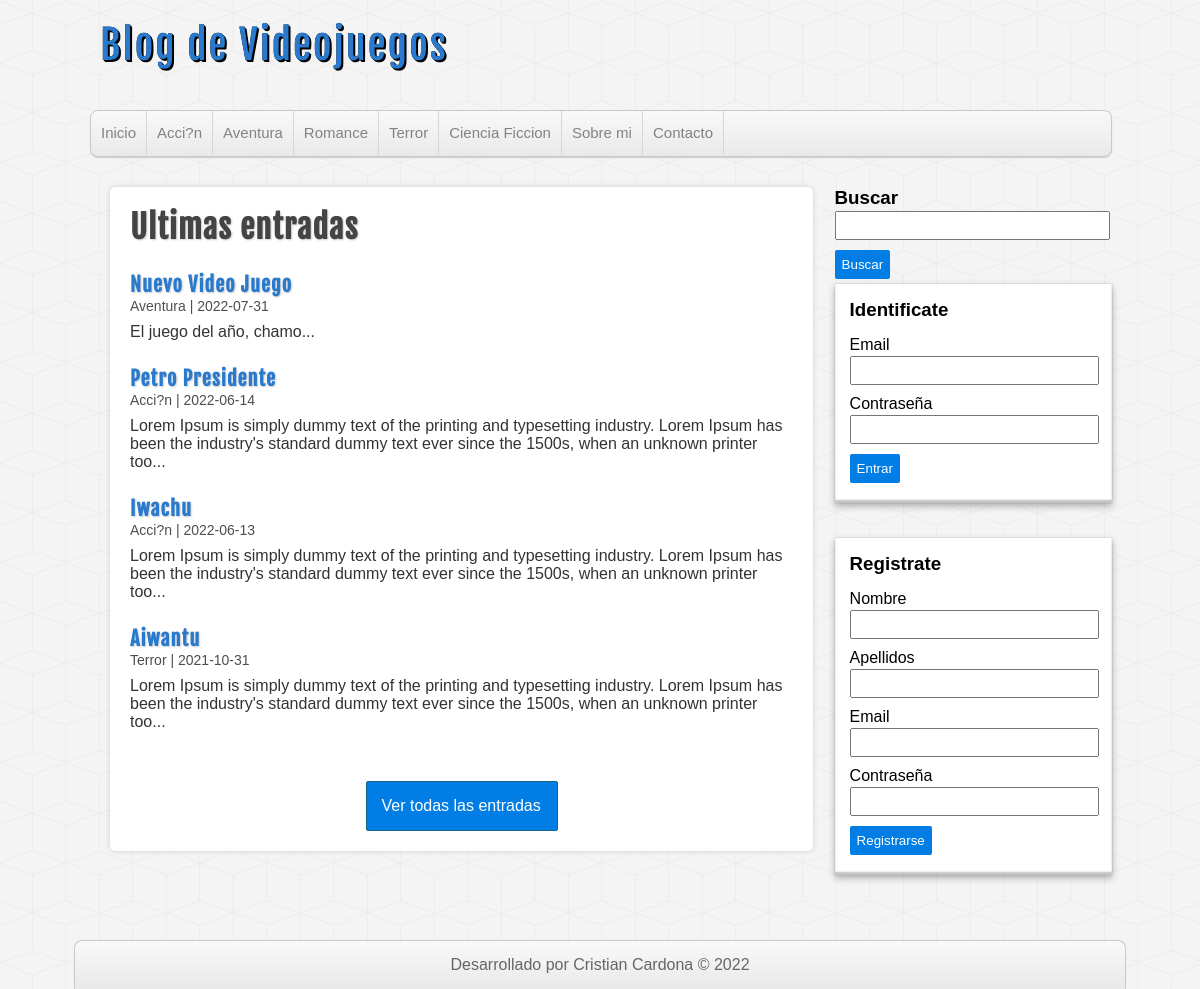
The page / on the database its author committed.
### tables this page shows
CREATE TABLE `categorias` (
  `id` int(11) NOT NULL,
  `nombre` varchar(100) DEFAULT NULL
);

CREATE TABLE `entradas` (
  `id` int(11) NOT NULL,
  `usuario_id` int(11) NOT NULL,
  `categoria_id` int(11) NOT NULL,
  `titulo` varchar(255) NOT NULL,
  `descripcion` mediumtext DEFAULT NULL,
  `fecha` date NOT NULL
);

### includes/helpers.php (called while the page is built, shortened)
<?php
    function conseguirCategorias($conexion){
        $sql = "SELECT * FROM categorias ORDER BY id ASC";
        $categorias = mysqli_query($conexion,$sql);
        $resultado = array();
        if($categorias && mysqli_num_rows($categorias) >= 1){
            $resultado = $categorias;
        }
        return $resultado;
    }
    function conseguirEntradas($conexion, $limit = false, $categoria = null, $busqueda = null){
        $sql = "SELECT en.*, ca.nombre as 'categoria' FROM entradas en ".
        "INNER JOIN categorias ca ON en.categoria_id = ca.id ";
        $sql .= " ORDER BY en.id DESC ";
        if($limit){
            $sql .= " LIMIT 4 ";
        }
        $entradas = mysqli_query($conexion, $sql);
        $resultado = array();
        if($entradas && mysqli_num_rows($entradas) >= 1){
            $resultado = $entradas;
        }
        return $resultado;
    }

### index.php (the view)
<?php require_once 'includes/cabecera.php'; ?>
    <div id="contenedor">
    <?php require_once 'includes/lateral.php'; ?>
        <div id="principal">
            <h1>Ultimas entradas</h1>
            <?php
                $entradas = conseguirEntradas($conexion, true);
                if(!empty($entradas)):
                    while($entrada = mysqli_fetch_assoc($entradas)):
            ?>
                        <article class="entrada">
                            <a href="entrada.php?id=<?=$entrada['id']?>">
                                <h2><?=$entrada['titulo'];?></h2>
                                <span class="fecha"><?=$entrada['categoria']." | ".$entrada['fecha'] ?></span>
                                <p><?=substr($entrada['descripcion'], 0, 180)."...";?></p>
                            </a>
                        </article>
            <?php
                    endwhile;
                endif;
            ?>
            <div id="ver-todas">
                <a href="entradas.php">Ver todas las entradas</a>
            </div>
        </div>
    <?php require_once 'includes/pie.php'; ?>
</body>
</html>

### includes/cabecera.php (shortened to what this page needs)
<?php require_once 'includes/conexion.php'; ?>
<?php require_once 'includes/helpers.php'; ?>
<!DOCTYPE html>
<html lang="es">
<head>
    <link rel="stylesheet" href="assets/css/style.css">
</head>
<body>
    <header id="cabecera">
        <div id="logo">
            <a href="index.php">
                Blog de Videojuegos
            </a>
        </div>
        <nav id="menu">
            <ul>
                <li><a href="index.php">Inicio</a></li>
                <?php
                    $categorias = conseguirCategorias($conexion);
                    if(!empty($categorias)):
                        while($categoria = mysqli_fetch_assoc($categorias)):
                ?>
                            <li>
                                <a href="categoria.php?id=<?=$categoria['id']?>"><?=$categoria['nombre']?></a>
                            </li>
                <?php
                        endwhile;
                    endif;
                ?>
                <li><a href="index.php">Sobre mi</a></li>
                <li><a href="index.php">Contacto</a></li>
            </ul>
        </nav>
    </header>

### includes/lateral.php (shortened to what this page needs)
<aside id="sidebar">
            <div class="buscador" class="bloque">
                <h3>Buscar</h3>
                <form action="buscar.php" method="post">
                    <input type="text" name="busqueda">
                    <input type="submit" value="Buscar">
                </form>
            </div>
            <div id="login" class="bloque">
                <?php if(!isset($_SESSION['usuario'])): ?>
                <h3>Identificate</h3>
                <form action="login.php" method="post">
                    <label for="email">Email</label>
                    <input type="email" name="email" id="">
                    <label for="password">Contraseña</label>
                    <input type="password" name="password" id="">
                    <input type="submit" value="Entrar">
                </form>
            </div>
            <div id="register" class="bloque">
                <h3>Registrate</h3>
                <form action="registro.php" method="post">
                    <label for="nombre">Nombre</label>
                    <input type="text" name="nombre" id="">
                    <label for="apellidos">Apellidos</label>
                    <input type="text" name="apellidos" id="">
                    <label for="email">Email</label>
                    <input type="text" name="email" id="">
                    <label for="password">Contraseña</label>
                    <input type="password" name="password" id="">
                    <input type="submit" value="Registrarse" name="submit">
                </form>
            </div>
            <?php endif; ?>
        </aside>

### includes/pie.php (shortened to what this page needs)
</div>
<footer id="pie">
        <p>Desarrollado por Cristian Cardona &copy; 2022</p>
    </footer>

### assets/css/style.css (style rules this page uses)
* { margin: 0px; padding: 0px; font-family: sans-serif, Helvetica, Arial; text-decoration: none; }
body { background: url(../img/cubes.png) #F4F4F4; }
.fecha { color: #4e4e4e; margin-top:5px; font-size: 14px; }
#cabecera { width: 85%; height: auto; background: transparent; margin: 0px auto; }
#logo { float:left; width: 540px; height: 110px; }
#logo a { font-family: "fajala", Helvetica; font-size: 40px; letter-spacing: 2px; color: #2979CD; text-shadow: 0px 0px 0px black, 1px 1px 0px black, 2px 2px 0px black; transition: all 500ms; line-height: 90px; margin-left: 10px; }
#menu { clear: both; width: 100%; height: 45px; background: linear-gradient(to bottom, #f9f9f9 0px, #e9e9e9 100%); border: 1px solid #C9C9C9; border-radius: 8px; box-shadow: 0px 1px 1px #ccc; overflow: hidden; }
#menu ul { list-style: none; }
#menu ul li { float: left; line-height: 44px; border-right: 1px solid #D6D6D6; }
#menu ul li a { display: block; padding-left: 10px; padding-right: 10px; font-size: 15px; color: #838282; }
#contenedor { width: 85%; height: auto; margin: 0px auto; margin-top: 30px; margin-bottom: 30px; }
#sidebar { float:right; width: 27%; height: auto; }
.bloque { display:block; width: 90%; margin: 0px auto; margin-bottom: 35px; background: white; padding: 15px; box-shadow: 0px 0px 1px rgba(0,0,0,0.3), 0px 3px 7px rgba(0,0,0,0.3), 0px 0px 1px #FFFFFF inset, 0px -3px 2px rgba(0,0,0,0.25) inset; }
.bloque h3 { margin-bottom: 15px; }
label, input[type="text"], input[type="email"], input[type="password"] { display: block; width: 95%; margin-top:2px; margin-bottom: 2px; }
input[type="text"], input[type="email"], input[type="password"] { padding: 5px; margin-bottom: 10px; }
input[type="button"], input[type="submit"], .boton { margin-top: 5px; margin-bottom: 5px; display: block; border-radius: 2px; color:white; background: #007ee5; border: none; cursor:pointer; padding: 7px; }
#principal { float: left; width: 65%; min-height: 572px; background:white; border-radius: 5px; box-shadow: 0px 0px 5px #ccc; margin-left: 20px; padding: 20px; overflow: hidden; }
#principal a { color: #333; }
#principal h1 { font-size: 32px; color: #444; letter-spacing: 1px; text-shadow: 1px 1px 2px #ccc; font-family: "fajala"; }
#principal h2 { font-size: 20px; color: #2979CD; text-shadow: 1px 1px 2px #ccc; letter-spacing: 1px; font-family: "fajala"; margin-top: 25px; }
#principal p { margin-top: 8px; }
#ver-todas a { display: block; border-radius: 2px; padding: 15px; color:white; background: #007ee5; border: 1px solid #156785; cursor:pointer; width: 160px; margin: 0px auto; margin-top:50px; }
#pie { clear:both; width: 85%; margin: 0px auto; background: linear-gradient(to bottom, #f9f9f9 0px, #e9e9e9 100%); border: 1px solid #c9c9c9; border-bottom: none; border-radius: 8px 8px 0px 0px; color: #666; height: auto; padding: 15px; text-align: center; }

### rows shown on the page
categorias: nombre "Acci?n"
categorias: nombre "Aventura"
categorias: nombre "Romance"
categorias: nombre "Terror"
categorias: nombre "Ciencia Ficcion"
entradas: titulo "Nuevo Video Juego", categoria.nombre "Aventura", fecha "2022-07-31", descripcion "El juego del año, chamo"
entradas: titulo "Petro Presidente", categoria.nombre "Acci?n", fecha "2022-06-14", descripcion "Lorem Ipsum is simply dummy text of the printing and typesetting industry. Lorem Ipsum has been the industry's standard dummy text ever since the 1500s, when an unknown printer too"
entradas: titulo "Iwachu", categoria.nombre "Acci?n", fecha "2022-06-13", descripcion "Lorem Ipsum is simply dummy text of the printing and typesetting industry. Lorem Ipsum has been the industry's standard dummy text ever since the 1500s, when an unknown printer too"
entradas: titulo "Aiwantu", categoria.nombre "Terror", fecha "2021-10-31", descripcion "Lorem Ipsum is simply dummy text of the printing and typesetting industry. Lorem Ipsum has been the industry's standard dummy text ever since the 1500s, when an unknown printer too"
